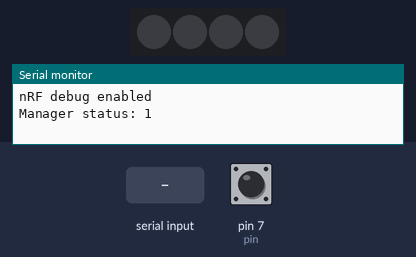
The sketch below on a simulated Arduino Uno, built with avr-gcc and run on an emulated ATmega328P. Shown: 4 RGB LEDs in strip order, left to right, the last lines printed to the serial monitor. The test bench sets the inputs (shaded band); at power-on: pin 7 (pin) HIGH. Dim RGB values are drawn brighter than linear; no radio packets arrive unless stated.

Above: at 1.2 s.
1.3 s: pin 7 (pin) pulled LOW for 0.15 s
At 1.43 s:
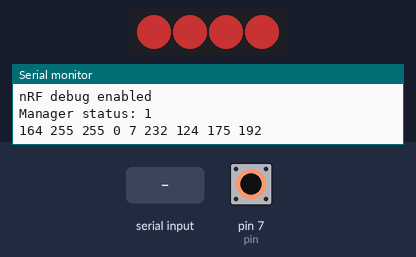
4.3 s: pin 7 (pin) pulled LOW for 1 s
6.8 s: "1" received over Serial
At 7.6 s:
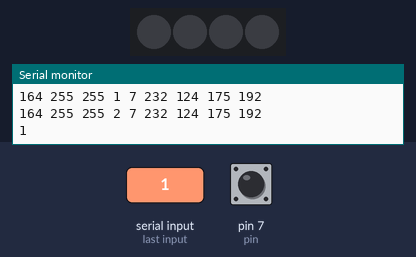
8.3 s: pin 7 (pin) pulled LOW for 3.2 s
At 9.2 s:
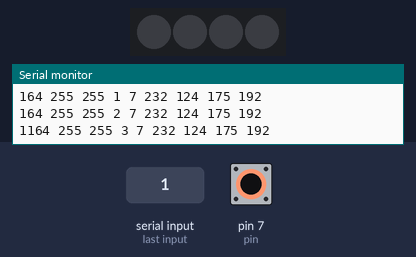
Timing chart, 0 to 14.0 s (numbered marks = the images above; inputs shaded):
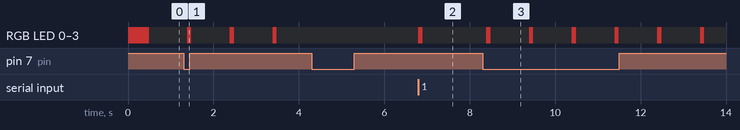

Measured:
- after the input at 1.3 s, RGB LED 0–3: alternates RGB(100, 25, 25) for 0.10 s and off for 0.90 s, starting after 0.08 s
- after the input at 4.3 s, every drawn part: stays the same
- after the input at 6.8 s, RGB LED 0–3: off → RGB(100, 25, 25) at once, → off 0.10 s later
- after the input at 8.3 s, RGB LED 0–3: alternates RGB(100, 25, 25) for 0.10 s and off for 0.90 s, starting after 0.09 s

The sketch:

nRF24_transparent_serialv6.ino
```cpp
/*
v6 enables new transmitter boards

new boards:
2 LEDs - 1 on D3 and on D5
2 buttons on D6 and D7

LCD transmitters: not defined here yet

Regular VibroPixels:
1 button on D7
NeoPixels on D9

Old VibroPixels:
1 button on D7
LED on D3, D5, D6
*/

const byte VP_VERSION = 1;
//VP transmitter versions
//0 = old VP prototype with single RGB LED
//1 = regular VibroPixels
//2 = transmitter with LCD
//3 = transmitter with 2 LEDs and 2 buttons

const char VERSION_NUMBER[] = "VP transmit v5.1";
byte transmitterID = 1; //1==normal operation, 4==suppressor

byte connection_status = 0;
byte pktNumber = 0;

byte testMode=0;

//buffers
static byte BUFFER_SIZE = 255;
uint8_t txBuffer[255];

//SLIP definitions
const byte endByte = 192;

void setup() {
  Serial.begin(57600);
  ledSetup();
  RFSetup();
  buttonSetup();
}

void loop() {
  uint32_t curMillis = millis();

  checkSerial();
  //rx();
  if(testMode) sendTestSignal(curMillis);
  buttonLoop(curMillis);
  ledLoop(curMillis);
}

void checkSerial(){
  static byte packetSize=0;
  while(Serial.available()){
    setLed(0,100);
    txBuffer[packetSize] = Serial.read();
    Serial.write(txBuffer[packetSize]);
    if(packetSize < BUFFER_SIZE - 1) packetSize++;

  //if end packet byte is received transmit package, send message
   if(txBuffer[packetSize-1]==endByte) {
    setTransmitterID();//txBuffer
    setModeTx();
    byte transmitStatus = tx(packetSize); //returns status of transmission

    pktNumber = txBuffer[3];
    packetSize=0;
    //check for a tranmission failure and print to LCD
    static byte num_transmit_failures = 0;
    if(transmitStatus==0) {
      num_transmit_failures++;
    }
   }
  }
}

/*
 * decode the buffer to find the value of a byte
 * data is the buffer to look at
 * val is the number of the byte we want to decode
 */
byte decodeSlipByte(byte* data, byte val){
  byte location = val;
  byte numShift=0;
  for(byte i=0;i-numShift<val+1;i++){
    if(data[i+numShift] == 219 || data[i] == 236 ){
       location++;
       numShift++;
    }
  }
  return(location);
}
```

NRF24.ino
```cpp
#define NRF_RECEIVE_DEBUG 1

#include <RH_NRF24.h>
#include <RHDatagram.h>
#include <SPI.h>

#define RF_RECEIVE_INTERVAL 250
#define BROADCAST_MESSAGE 15

byte testPacket[]= {164,1,255,0,19,0,14,135,200,37,14,25,25,31,0,0,150,237,67,1,175,192};

///////////////////////////////////NRF24///////////////////////////////////
//setup
#define CLIENT_ADDRESS RH_BROADCAST_ADDRESS
#define SERVER_ADDRESS 123 //using broadcast addresses instead of client/server IDs

RH_NRF24 driver; // Singleton instance of the radio driver
RHDatagram manager(driver, SERVER_ADDRESS); // Class to manage message delivery and receipt, using the driver declared above


//SLIP ENCODING
#define PACKET_BEGIN_BYTE 164
#define PACKET_END_BYTE 192
#define PACKET_ESC_BYTE 219
#define PACKET_TRANS_BEGIN_BYTE 65
#define PACKET_TRANS_END_BYTE 12
#define PACKET_TRANS_ESC_BYTE 37

#define MESSAGE_END_BYTE 175
#define MESSAGE_ESC_BYTE 236
#define TRANS_MESSAGE_END_BYTE 72
#define TRANS_MESSAGE_ESC_BYTE 245

void RFSetup(){
	byte managerStatus = manager.init(); //initiate message manager

  driver.setRF(RH_NRF24::DataRate2Mbps, RH_NRF24::TransmitPower0dBm);
  //driver.setRF(1, 0); //default 2Mbps, 0dB
  //driver.setChannel(2); //Default channel 2

  //DataRate1Mbps = 0,   ///< 1 Mbps
  //DataRate2Mbps,       ///< 2 Mbps
  //DataRate250kbps      ///< 250 kbps

  //TransmitPowerm18dBm = 0,        ///< On nRF24, -18 dBm
  //TransmitPowerm12dBm,            ///< On nRF24, -12 dBm
  //TransmitPowerm6dBm,             ///< On nRF24, -6 dBm
  //TransmitPower0dBm,              ///< On nRF24, 0 dBm

  if(NRF_RECEIVE_DEBUG){
    Serial.println("nRF debug enabled");
    Serial.print("Manager status: ");
    Serial.println(managerStatus);
  }
}

//NRF24 transmit function
byte tx(byte packetSize){
    byte status = manager.sendto(txBuffer, packetSize, CLIENT_ADDRESS);
    if(NRF_RECEIVE_DEBUG) {
        for(int i=0;i<packetSize;i++){
          Serial.print(testPacket[i]);
          Serial.print(" ");
        }
        Serial.println();
      }
    return status;
}//tx()

//NRF24 receive function
byte rx(){
  static uint32_t timer = 0;
  if(millis() - timer > RF_RECEIVE_INTERVAL){
    timer=millis();

    if(manager.available()){

      byte rawInput[32]={0};
      byte incomingLength=1;

      byte goodMessage = driver.recv(rawInput, &incomingLength);
//      for(int i=0;i<incomingLength;i++) {
//        Serial.print(rawInput[i]);
//        Serial.print(" ");
//      }
//      Serial.println();

      //count missed packets
      byte val = decodeSlipByte(txBuffer, 3);
      byte recPktNum=rawInput[val] & 127; //packet number filters out MSB

      static byte prevPktNumber = 0;
      static int missedPktCounter = 0;
      byte temp = recPktNum - prevPktNumber - 1;
      prevPktNumber = recPktNum;
      Serial.print(recPktNum);
      if(temp > 100 ) {
        temp += 128;
        Serial.println("rollover");
      }
      missedPktCounter += temp;
      if(temp != 0) {
        Serial.print("Missed Packets: ");
        Serial.println(missedPktCounter);
      }

      //send this packet
      delay(500);
      //val = decodeSlipByte(rawInput,5);
      //rawInput[val] = transmitterID;
      setModeTx();
      //byte curstatus = manager.sendto(txBuffer, 8, CLIENT_ADDRESS);
      //byte curstatus = manager.sendto(rawInput, incomingLength, CLIENT_ADDRESS);
      // byte curstatus = manager.sendto(testPacket, sizeof(testPacket), CLIENT_ADDRESS);

      static int failedTransmissions = 0;
      if(0){
        failedTransmissions++;
        Serial.print("Failed Transmissions: ");
        Serial.println(failedTransmissions);
      }

    }//available
  }//timer
} //rx()

void setModeTx(){ driver.setModeTx(); };
void setModeRx(){ driver.setModeRx(); };


void setTransmitterID(){
  //transmitter ID is normally byte 5
  byte val = decodeSlipByte(txBuffer,5);
  txBuffer[val] = transmitterID;
}
///////////////////////////////////NRF24///////////////////////////////////

void sendTest(){
  static uint32_t timer=0;
  if(millis()- timer > 5000){
    timer=millis();

    byte val = decodeSlipByte(testPacket,5);
    testPacket[val] = transmitterID;

    byte curstatus = manager.sendto(testPacket, sizeof(testPacket), CLIENT_ADDRESS);

    static int failedTransmissions = 0;
      if(curstatus==0){
        failedTransmissions++;
        Serial.print("Failed Transmissions: ");
        Serial.println(failedTransmissions);
      }
     static byte counter = 0;
     Serial.print(counter);
     counter++;
    Serial.println(" Sent test");
  }
}

void sendTestSignal(uint32_t curMillis){
    static uint32_t timer = 0;
     int interval = 1000;
   if(curMillis-timer>interval){
      timer=curMillis;

      byte testPacket[] = {164,255,255,0,7,232,124,175,192};
      static byte testCounter = 0;
      testPacket[3] = testCounter;

      setTransmitterID();//txBuffer
      setModeTx();
      setLed(1,100);
      manager.sendto(testPacket, 9, CLIENT_ADDRESS);
      if(NRF_RECEIVE_DEBUG) {
        for(int i=0;i<9;i++){
          Serial.print(testPacket[i]);
          Serial.print(" ");
        }
        Serial.println();
      }
     testCounter++;
     if(testCounter>127) testCounter=0;

   }
}
```

button.ino
```cpp
 #define BUTTON_DEBUG 0

struct defButton{
  byte pin;
  byte history;
  byte state;
  uint32_t onset;
};

defButton bttn[2];

void buttonSetup(){
  switch(VP_VERSION){
    case 0: //old VP prototype
    case 1: //regular VP
    bttn[0].pin=7;
    bttn[1].pin=7;
    break;

    case 2: //VP transmitter with LCD

    break;

    case 3: //VP transmitter with 2 buttons
    bttn[0].pin=6;
    bttn[1].pin=7;
    break;
  }


  for(byte i=0;i<2;i++) {
    pinMode(bttn[i].pin,INPUT_PULLUP);
    bttn[i].state=0;
    bttn[i].history=1;
  }
}

byte buttonLoop(uint32_t curMillis){
  static uint32_t timer = 0;
  int interval = 10;
 if(curMillis-timer>interval){
    timer=curMillis;

    readBttn(0);
    readBttn(1);

    if(bttn[0].state==2) testMode = !testMode;
 }
}

/*
State is used as a schmitt trigger. State 2 is a new onset, state 1 is on. Stays on state 1 until history=0;
*/
void readBttn(byte num){
    bttn[num].history = bttn[num].history << 1;
    bttn[num].history |= digitalRead(bttn[num].pin);
    if ((bttn[num].history == 0) && (bttn[num].state==0)){
        bttn[num].state=2;
        bttn[num].onset=millis();
    }
    else if (bttn[num].history == 255) {
      bttn[num].state=0;
    }
    else if(bttn[num].state==2){
      bttn[num].state=1;
    }
}
```

ledDrive.ino
```cpp
 #define LED_DEBUG 0

 #include <Adafruit_NeoPixel.h>
#define NEOPIXEL_PIN 9
#define NUMPIXELS 4

Adafruit_NeoPixel pixels = Adafruit_NeoPixel(NUMPIXELS, NEOPIXEL_PIN, NEO_GRB + NEO_KHZ800);


  struct defLed {
      byte pin;
      uint32_t onset;
      int length;
      byte mode;
      byte brightness;
  };

  defLed led[2];

void ledSetup(){
  if(LED_DEBUG) Serial.println("LED setup");

  switch(VP_VERSION){
    case 0:
    pinMode(3,OUTPUT);
    pinMode(5,OUTPUT);
    pinMode(6,OUTPUT);
    break;

    case 1: //for regular VP
    pixels.begin();
    break;

    case 3:
    pinMode(3,OUTPUT);
    pinMode(5,OUTPUT);
    led[0].pin = 3;
    led[1].pin = 5;

    break;
  }//switch

  for(byte i=0;i<2;i++) {
    led[i].mode = 1;
    led[i].onset = millis();
    setLed(i,500);
  }
}

void ledLoop(uint32_t curMillis){

  for(int i=0;i<2;i++){
    if(led[i].mode == 1){
      if(curMillis - led[i].onset > led[i].length){
        if(LED_DEBUG)  Serial.println("Led off");
          switch(VP_VERSION){
            case 0:
            digitalWrite(3,HIGH);
            break;

            case 1:
            for(byte i=0;i<NUMPIXELS;i++) pixels.setPixelColor(i, pixels.Color(0,0,0));
            pixels.show();
            break;

            case 3:
            digitalWrite(led[i].pin,HIGH);
            break;
          }
        led[i].mode=0;
      }
    }
  }
}

void setLed(byte num, int duration){
  led[num].length = duration;
  led[num].mode = 1;
  led[num].onset = millis();

  switch(VP_VERSION){
    case 0:
    digitalWrite(3,LOW);
    break;

    case 1:
    for(byte i=0;i<NUMPIXELS;i++) pixels.setPixelColor(i, pixels.Color(100,25,25));
    pixels.show();
    break;

    case 3:
    digitalWrite(led[num].pin,LOW);
    break;
  }
  if(LED_DEBUG){
    Serial.print("LED: ");
    Serial.print(num);
    Serial.print(" ");
    Serial.println(led[num].length);
  }
}
```

send.ino
```cpp
/*

*/

#define PACKET_BEGIN_BYTE 164
#define PACKET_END_BYTE 192
#define PACKET_ESC_BYTE 219
#define PACKET_TRANS_BEGIN_BYTE 65
#define PACKET_TRANS_END_BYTE 12
#define PACKET_TRANS_ESC_BYTE 37

#define MESSAGE_END_BYTE 175
#define MESSAGE_ESC_BYTE 236
#define TRANS_MESSAGE_END_BYTE 72
#define TRANS_MESSAGE_ESC_BYTE 245

const byte TRANSMITTER_ID = 4;

static byte serialOutputBuffer[64]; //buffer for serial messages
static byte msgBuffer[32];
static byte msgIndex=0;
static byte dataToSend[64];
static byte dataIndex=0;
byte buffer_index=0;

struct defOutput{
  int deviceID;
  byte groupID;
  byte msgType;
  byte freq;
  byte amp;
  byte attack;
  byte decay;
  byte length;
  byte oscLength;
  byte oscAttack;
  byte oscDecay;
  byte intensity;
  byte colour[3];
};
defOutput outMsg;

void sendDefaultMsg(){
  outMsg.deviceID=511;
  outMsg.groupID=0;
  outMsg.msgType=14;
  outMsg.freq = 150;
  outMsg.amp=100;
  outMsg.attack=0;
  outMsg.decay=0;
  outMsg.length=15;
  outMsg.oscLength=0;
  outMsg.oscAttack=0;
  outMsg.oscDecay=0;
  outMsg.intensity=200;
  outMsg.colour[0]=100;
  outMsg.colour[1]=100;
  outMsg.colour[2]=100;

  bufferMsg();
}

void bufferMsg(){
  //bufferByte(outMsg.deviceID);
  //bufferByte(outMsg.groupID);
  bufferByte(outMsg.msgType);
  bufferByte(outMsg.freq);
  bufferByte(outMsg.amp);
  bufferByte(outMsg.length);
  bufferByte(outMsg.attack);
  bufferByte(outMsg.decay);
  bufferByte(outMsg.oscLength);
  bufferByte(outMsg.oscAttack);
  bufferByte(outMsg.oscDecay);
  bufferByte(outMsg.intensity);
  bufferByte(outMsg.colour[0]);
  bufferByte(outMsg.colour[1]);
  bufferByte(outMsg.colour[2]);

  outputSerialData();
}

/*
functions for writing data to the serial output buffer <serialOutputBuffer[]>
*/
void bufferByte(byte input)
{
  serialOutputBuffer[buffer_index]=input;
  buffer_index+=1;
}

void bufferMsg(byte input)
{
  msgBuffer[msgIndex]=input;
  msgIndex+=1;
  if(msgIndex>31)msgIndex=0;
}

/***************************************************************************
outputSerialData is the function that actually transmits the serial data.

#TODO device ID, msgType and pktNumber are not SLIP encoded
****************************************************************************/

/*
 * for RHDATAGRAM library send functions data should be configured in a buffer and sent as an array.
 * For this reason the all output of serial data is sent to a function to store wrap it correctly.
 */


void outputSerialData()
{
  if(0) Serial.print("outputSerialData: ");
  packageOutput(PACKET_BEGIN_BYTE); //SLIP start message
  int val = combineIDs(outMsg.deviceID, outMsg.groupID);
  Serial.println(val);
  slipOut((byte)val>>8); //device ID
  slipOut((byte)val%256); //device ID
  byte byte2 = (0<<7) | pktNumber; //2nd byte - acknowledge flag and number
  pktNumber=(pktNumber+1)%128;
  slipOut(byte2);

  //first SLIP encoding
  for(int i=0;i<buffer_index;i++) {
    slipMsg(serialOutputBuffer[i]);
  }
  slipOut(msgIndex+6);
  slipOut(TRANSMITTER_ID);

  //second SLIP encoding
  for(int i=0;i<msgIndex;i++) {      //message type + data. . .
    slipOut(msgBuffer[i]);
  }
  slipOut(MESSAGE_END_BYTE);
  buffer_index=0; //reset buffer to have 0 element
  msgIndex=0;
  packageOutput(PACKET_END_BYTE); //SLIP end message

  if(1) Serial.print("Bytes sent: ");
  if(1) Serial.println(dataIndex);
  byte state = manager.sendto((uint8_t *)dataToSend,dataIndex,CLIENT_ADDRESS);
  dataIndex=0;
}

/*
escapes special characters
*/

void slipMsg(byte input){
  switch(input){
  case MESSAGE_END_BYTE:
    bufferMsg(MESSAGE_ESC_BYTE);
    bufferMsg(TRANS_MESSAGE_END_BYTE);
    break;

    case MESSAGE_ESC_BYTE:
    bufferMsg(MESSAGE_ESC_BYTE);
    bufferMsg(MESSAGE_ESC_BYTE);
    break;

    default:
    bufferMsg(input);
  }
}
void slipOut(byte input){
  switch(input){
    case PACKET_BEGIN_BYTE:
    packageOutput(PACKET_ESC_BYTE);
    packageOutput(PACKET_TRANS_BEGIN_BYTE);
    break;

    case PACKET_END_BYTE:
    packageOutput(PACKET_ESC_BYTE);
    packageOutput(PACKET_END_BYTE);
    break;

    case PACKET_ESC_BYTE:
    packageOutput(PACKET_ESC_BYTE);
    packageOutput(PACKET_TRANS_ESC_BYTE);
    break;

    default:
    packageOutput(input);
  }
}

void packageOutput(byte val){
   dataToSend[dataIndex] = val;
   if(0) Serial.print(val);
   if(0) Serial.print(" ");
   dataIndex++;
}

int combineIDs(int deviceID, byte groupID){
  return (groupID<<9)+deviceID;
}
```
